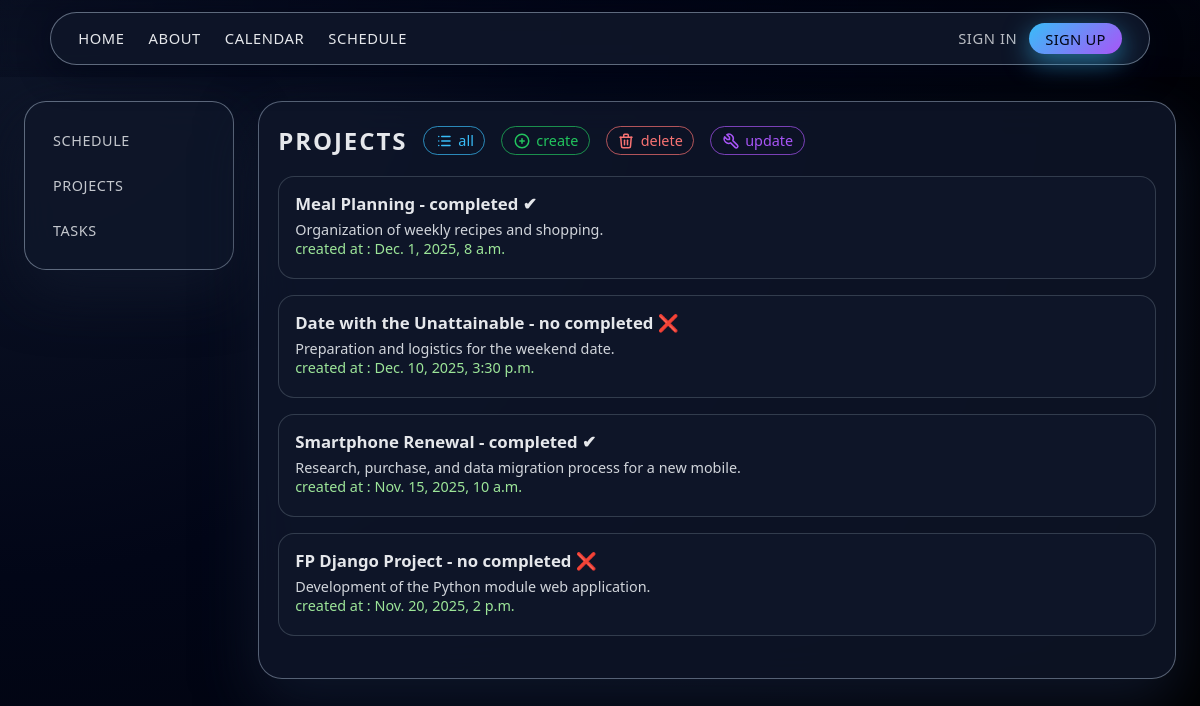
/schedule/projects/, run on the app's committed database.
### myapp/models/projects.py (models this page shows, shortened)
class Project(models.Model):
    title = models.CharField(max_length=200)
    description = models.TextField()
    done = models.BooleanField(default=False)
    created_at = models.DateTimeField(auto_now_add=True)
    date = models.DateField(default=timezone.now)
    updated_at = models.DateTimeField(auto_now=True)
    profile = models.ForeignKey(Profile, on_delete=models.CASCADE)

### myapp/views/projects.py (the view)
# urls.py: path('schedule/projects/',views.projects, name="project"),
def projects(request):
    if request.user.is_authenticated:
        try:
            profile = Profile.objects.get(user=request.user)
        except Profile.DoesNotExist:
            profile = None
    else:
        try:
            profile = Profile.objects.get(id=1)
        except Profile.DoesNotExist:
            profile = None
    if profile is not None:
        projects = list(Project.objects.filter(profile=profile).values())
    else:
        projects = []
    return render(request,'projects/projects.html',{
        "page_css":["css/schedule-projects-tasks.css"],
        "projects":projects,
        })

### myapp/templates/projects/projects.html (shortened to what this page needs)
{% extends 'layouts/header.html' %}
{% load static %}
{% block extra_css %}
  {% if page_css %}
    {% for css in page_css %}
      <link rel="stylesheet" href="{% static css %}">
    {% endfor %}
  {% endif %}
{% endblock %}
{% block content %}
<main>
  <aside class='menu_schedule'>
    <ul>
      <li><a href="{% url 'schedule' %}">Schedule</a></li>
      <li><a href="{% url 'project' %}">Projects</a></li>
      <li><a href="{% url 'task' %}">Tasks</a></li>
    </ul>
  </aside>
  <section class='content'>
    <section>
      <h1>Projects</h1>
      <a href="{% url 'project' %}">
         <p>all</p>
      </a>
      <a href="{% url 'create_project' %}">
        <p>create</p>
      </a>
      <a href="{% url 'delete_project' %}">
        <p>delete</p>
      </a>
      <a href="{% url 'update_project' %}">
        <p>update</p>
      </a>
    </section>
    <section>
      {% block vista %}
        {% for project in projects %}
            <div>
              <h1>{{project.title}} - {% if project.done == False%}no completed ❌
                {% else %}completed ✔
                {% endif %}
              </h1>
              <p>{{project.description}}</p>
              <p class="date">created at : {{project.created_at}}</p>
            </div>
        {% endfor %}
      {% endblock %}
    </section>
  </section>
</main>
{% endblock %}

### myapp/static/css/base.css (style rules this page uses)
:root { --color-bg-body: radial-gradient(circle at top left, #0f172a 0, #020617 40%, #000 100%); --color-text-main: #e5e7eb; --color-text-muted: #9ca3af; --color-text-soft: #d1d5db; --color-accent-blue: #38bdf8; --color-accent-purple: #a855f7; --color-accent-green: #22c55e; --color-accent-red: #f97373; --color-card-border: rgba(55, 65, 81, 0.9); --color-card-bg: rgba(15, 23, 42, 0.95); --color-glass-bg: rgba(15, 23, 42, 0.82); --color-glass-border: rgba(148, 163, 184, 0.55); --font-main: system-ui, -apple-system, BlinkMacSystemFont, "Segoe UI", sans-serif; --radius-pill: 999px; --radius-card-lg: 24px; --radius-card-md: 20px; --radius-card-sm: 16px; --radius-input: 12px; --shadow-strong: 0 24px 60px rgba(15, 23, 42, 0.95); --shadow-card: 0 14px 35px rgba(56, 189, 248, 0.7); --shadow-blue-soft: 0 14px 35px rgba(37, 99, 235, 0.5); --space-xs: 0.25rem; --space-sm: 0.5rem; --space-md: 0.75rem; --space-lg: 1rem; --space-xl: 1.5rem; --input-bg: rgba(15, 23, 42, 0.85); --input-border: rgba(148, 163, 184, 0.6); --input-focus-shadow: 0 0 0 1px rgba(56, 189, 248, 0.45), 0 0 20px rgba(56, 189, 248, 0.25); --button-gradient: linear-gradient(135deg, var(--color-accent-blue), var(--color-accent-purple)); --color-glass-bg-strong: rgba(15, 23, 42, 0.9); --color-glass-border-strong: rgba(148, 163, 184, 0.6); --shadow-sidebar: 0 22px 55px rgba(15, 23, 42, 0.9), 0 0 0 1px rgba(15, 23, 42, 0.9) inset; --shadow-blue-card: 0 14px 35px rgba(37, 99, 235, 0.5); --color-toggle-border: rgba(148, 163, 184, 0.7); --color-toggle-bg: rgba(15, 23, 42, 0.9); --color-toggle-hover-bg: rgba(37, 99, 235, 0.35); --color-error-text: #f97373; }
* { box-sizing: border-box; margin: 0; padding: 0; }
body { min-height: 100vh; font-family: var(--font-main); background: var(--color-bg-body); color: var(--color-text-main); }

### data on the page
Project: title "Meal Planning", done "completed ✔", description "Organization of weekly recipes and shopping.", created_at "Dec. 1, 2025, 8 a.m."
Project: title "Date with the Unattainable", done "no completed ❌", description "Preparation and logistics for the weekend date.", created_at "Dec. 10, 2025, 3:30 p.m."
Project: title "Smartphone Renewal", done "completed ✔", description "Research, purchase, and data migration process for a new mobile.", created_at "Nov. 15, 2025, 10 a.m."
Project: title "FP Django Project", done "no completed ❌", description "Development of the Python module web application.", created_at "Nov. 20, 2025, 2 p.m."
